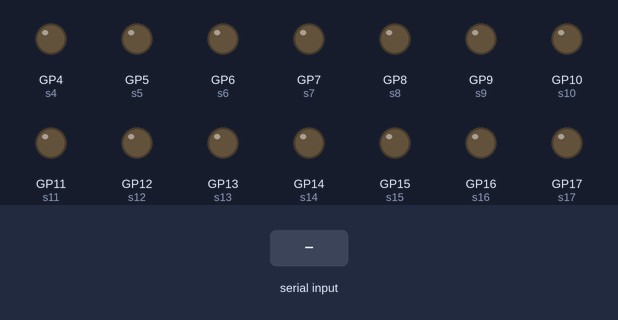
Recording of a program running on a simulated Raspberry Pi Pico running MicroPython. Parts: output pins drawn as LEDs (lit = HIGH). The inputs (shaded band) are chosen by the test bench. What the program prints to the serial console is not drawn.

Above: at 1.2 s.
1.3 s: "04o" typed at the serial console
At 2.0 s:
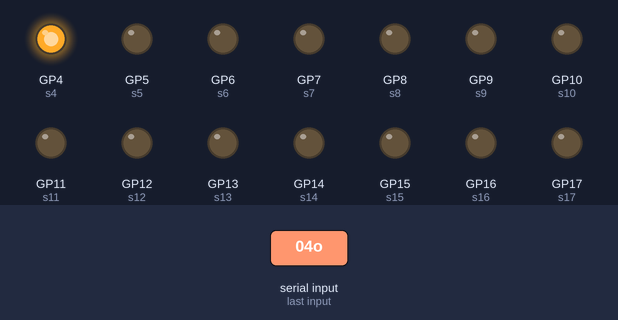
2.8 s: "05o" typed at the serial console
At 3.2 s:
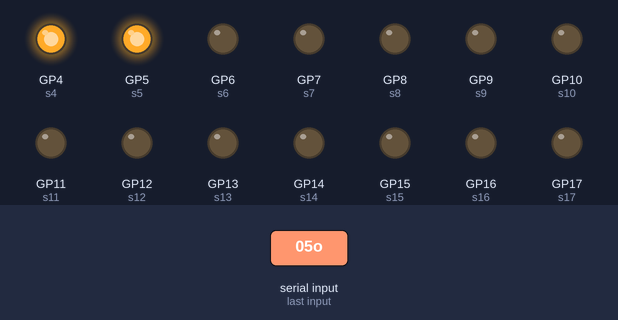
4.3 s: "04c" typed at the serial console
At 5.5 s:
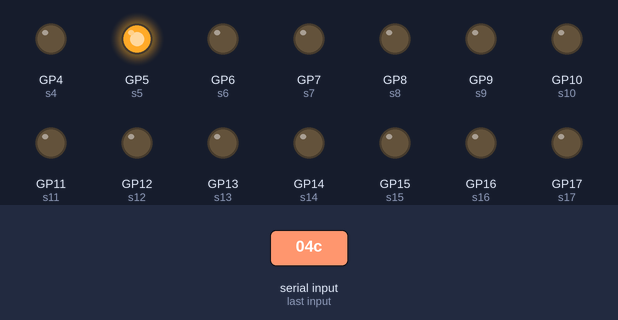
5.8 s: "05c" typed at the serial console
At 6.7 s:
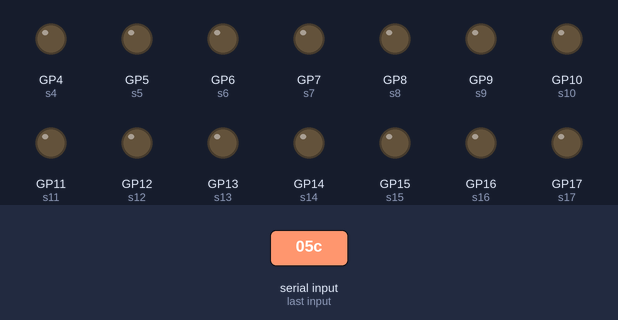
Timing chart, 0 to 8.3 s (numbered marks = the images above; inputs shaded):
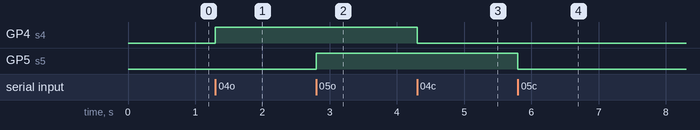

The program:

main.0.1.py
```python
import machine
import utime
import time
import sys
import select

led_on = machine.Pin(25, machine.Pin.OUT)
led_on.value(0)

s0 = machine.Pin(0, machine.Pin.OUT)
s1 = machine.Pin(1, machine.Pin.OUT)
s2 = machine.Pin(2, machine.Pin.OUT)
s3 = machine.Pin(3, machine.Pin.OUT)
s4 = machine.Pin(4, machine.Pin.OUT)
s5 = machine.Pin(5, machine.Pin.OUT)
s6 = machine.Pin(6, machine.Pin.OUT)
s7 = machine.Pin(7, machine.Pin.OUT)
s8 = machine.Pin(8, machine.Pin.OUT)
s9 = machine.Pin(9, machine.Pin.OUT)
s10 = machine.Pin(10, machine.Pin.OUT)
s11 = machine.Pin(11, machine.Pin.OUT)
s12 = machine.Pin(12, machine.Pin.OUT)
s13 = machine.Pin(13, machine.Pin.OUT)
s14 = machine.Pin(14, machine.Pin.OUT)
s15 = machine.Pin(15, machine.Pin.OUT)
s16 = machine.Pin(16, machine.Pin.OUT)
s17 = machine.Pin(17, machine.Pin.OUT)
s18 = machine.Pin(18, machine.Pin.OUT)
s19 = machine.Pin(19, machine.Pin.OUT)
s20 = machine.Pin(20, machine.Pin.OUT)
s21 = machine.Pin(21, machine.Pin.OUT)
s22 = machine.Pin(22, machine.Pin.OUT)


poll = select.poll()
poll.register( sys.stdin, select.POLLIN )
print("running...")

while True:
    res = poll.poll()
    ch = res[0][0].read(3)
    if (ch == '00o'):
        s0.value(1)

    if (ch == '00c'):
        s0.value(0)

    if (ch == '01o'):
        s1.value(1)

    if (ch == '01c'):
        s1.value(0)

    if (ch == '02o'):
        s2.value(1)

    if (ch == '02c'):
        s2.value(0)

    if (ch == '03o'):
        s3.value(1)

    if (ch == '03c'):
        s3.value(0)

    if (ch == '04o'):
        s4.value(1)

    if (ch == '04c'):
        s4.value(0)

    if (ch == '05o'):
        s5.value(1)

    if (ch == '05c'):
        s5.value(0)

    if (ch == '06o'):
        s6.value(1)

    if (ch == '06c'):
        s6.value(0)

    if (ch == '07o'):
        s7.value(1)

    if (ch == '07c'):
        s7.value(0)

    if (ch == '08o'):
        s8.value(1)

    if (ch == '08c'):
        s8.value(0)

    if (ch == '09o'):
        s9.value(1)

    if (ch == '09c'):
        s9.value(0)

    if (ch == '10o'):
        s10.value(1)

    if (ch == '10c'):
        s10.value(0)

    if (ch == '11o'):
        s11.value(1)

    if (ch == '11c'):
        s11.value(0)

    if (ch == '12o'):
        s12.value(1)

    if (ch == '12c'):
        s12.value(0)

    if (ch == '13o'):
        s13.value(1)

    if (ch == '13c'):
        s13.value(0)

    if (ch == '14o'):
        s14.value(1)

    if (ch == '14c'):
        s14.value(0)

    if (ch == '15o'):
        s15.value(1)

    if (ch == '15c'):
        s15.value(0)

    if (ch == '16o'):
        s16.value(1)

    if (ch == '16c'):
        s16.value(0)

    if (ch == '17o'):
        s17.value(1)

    if (ch == '17c'):
        s17.value(0)

    if (ch == '18o'):
        s18.value(1)

    if (ch == '18c'):
        s18.value(0)

    if (ch == '19o'):
        s19.value(1)

    if (ch == '19c'):
        s19.value(0)

    if (ch == '20o'):
        s20.value(1)

    if (ch == '20c'):
        s20.value(0)

    if (ch == '21o'):
        s21.value(1)

    if (ch == '21c'):
        s21.value(0)

    if (ch == '22o'):
        s22.value(1)

    if (ch == '22c'):
        s22.value(0)
```

Measured:
- after the input at 1.3 s, GP4 (s4): LOW → HIGH at once
- after the input at 2.8 s, GP5 (s5): LOW → HIGH at once
- after the input at 4.3 s, GP4 (s4): HIGH → LOW at once
- after the input at 5.8 s, GP5 (s5): HIGH → LOW at once
